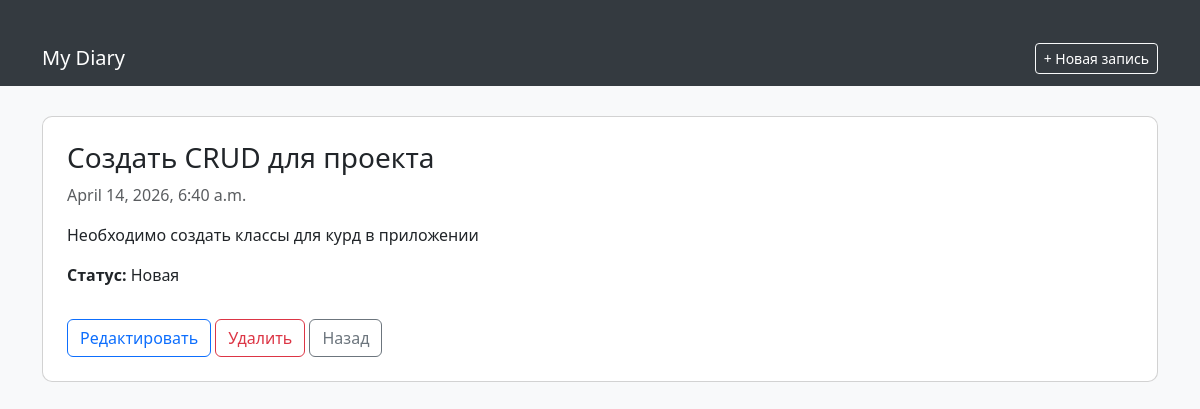
The app's page /1/, older data.
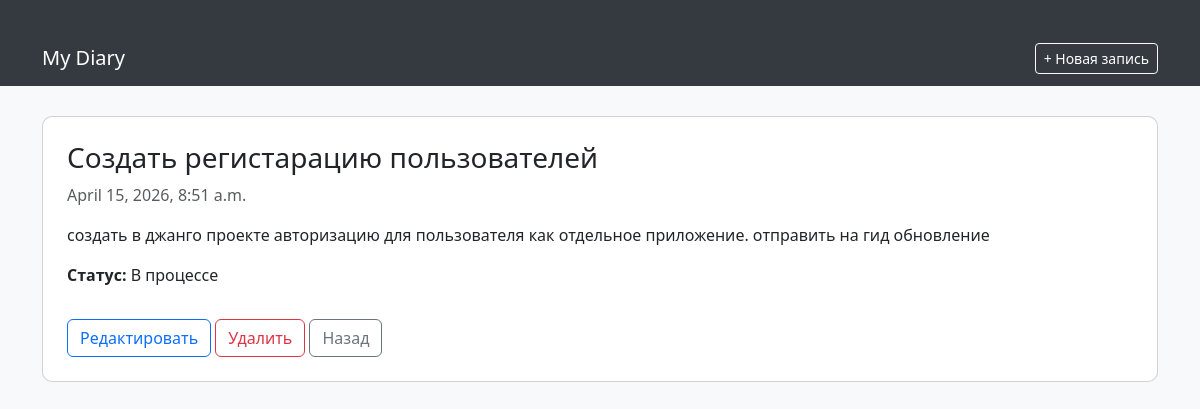
The same page, newer data.
### entries/models.py (models this page shows, shortened)
class Entry(models.Model):
    STATUS_CHOICES = [
        ("new", "Новая"),
        ("progress", "В процессе"),
        ("done", "Завершена"),
    ]
    title = models.CharField(max_length=200)
    content = models.TextField()
    date_created = models.DateTimeField(default=timezone.now)
    time_limit = models.DateTimeField(null=True, blank=True)
    status = models.CharField(
        max_length=20,
        choices=STATUS_CHOICES,
        default = "new",
    )
    class Meta:
        verbose_name_plural = 'Entries'

### entries/views.py (the view)
# urls.py: path("<int:pk>/", EntryDetailView.as_view(), name="entry_detail"),
class EntryDetailView(DetailView):
    model = Entry
    template_name = "entries/entry_detail.html"
    context_object_name = "entry"

### entries/templates/entries/entry_detail.html (shortened to what this page needs)
{% extends 'base.html' %}
{% block content %}
<div class="card p-4">
    <h3>{{ entry.title }}</h3>
    <p class="text-muted">
        {{ entry.date_created }}
    </p>
    <p>{{ entry.content }}</p>
    <p>
        <strong>Статус:</strong> {{ entry.get_status_display }}
    </p>
    <div class="mt-3">
        <a href="{% url 'entry_edit' entry.id %}" class="btn btn-outline-primary">Редактировать</a>
        <a href="{% url 'entry_delete' entry.id %}" class="btn btn-outline-danger">Удалить</a>
        <a href="{% url 'entry_list' %}" class="btn btn-outline-secondary">Назад</a>
    </div>
</div>
{% endblock %}

Row changes from the older to the newer data that the page shows:
changed Entry: title "Создать CRUD для проекта" → "Создать регистарацию пользователей"; date_created "April 14, 2026, 6:40 a.m." → "April 15, 2026, 8:51 a.m."; content "Необходимо создать классы для курд в приложении" → "создать в джанго проекте авторизацию для пользователя как отдельное приложение. отправить на гид обновление"; status "Новая" → "В процессе"
